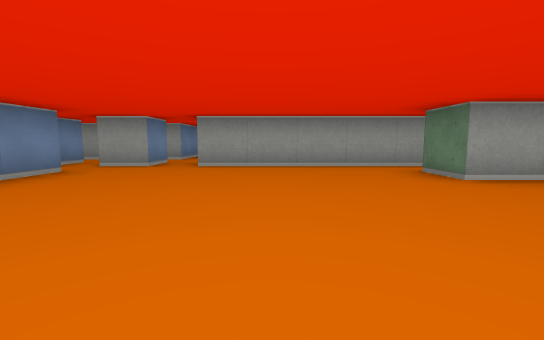
View 1 (above)

24 first-person views from a walk through a cub3D maze. The camera is about half as high as the walls, tilts 6° down and sees 90° across. The floor is counted in squares. Each view is taken from the middle of a square. On the plan, view 1 faces up. The plan holds only what a view shows up to about 9 squares ahead; the rest is blank.

View 2
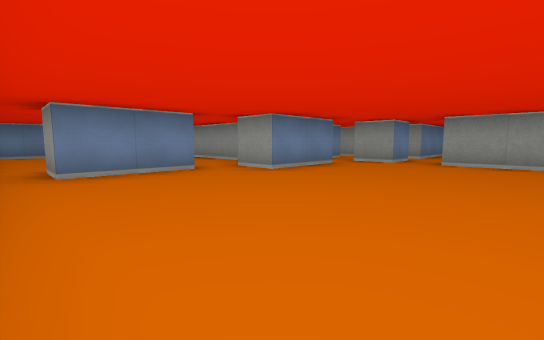

View 3
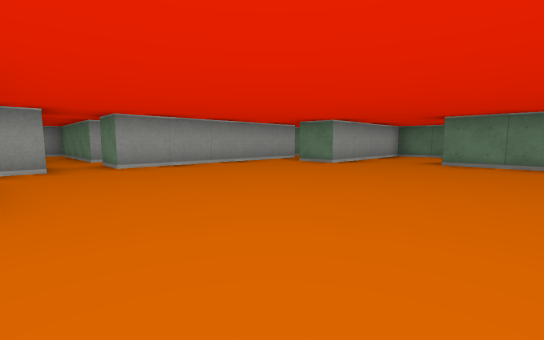

View 4
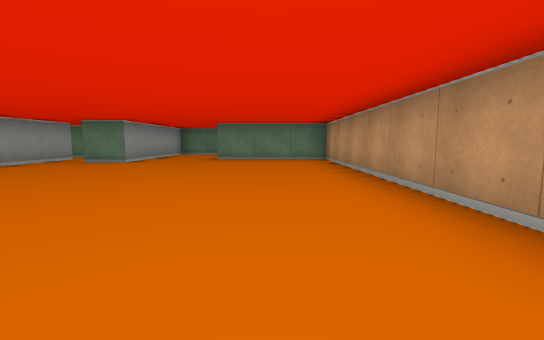

View 5
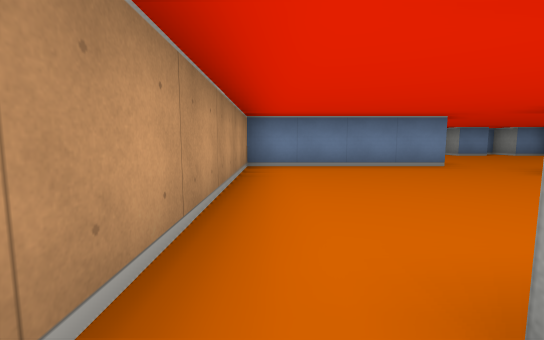

View 6
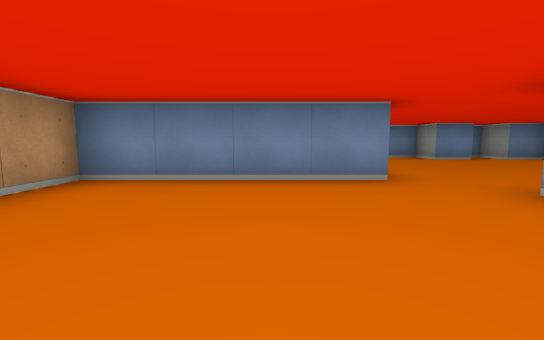

View 7
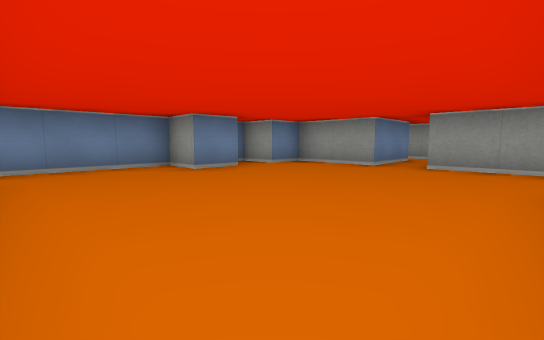

View 8
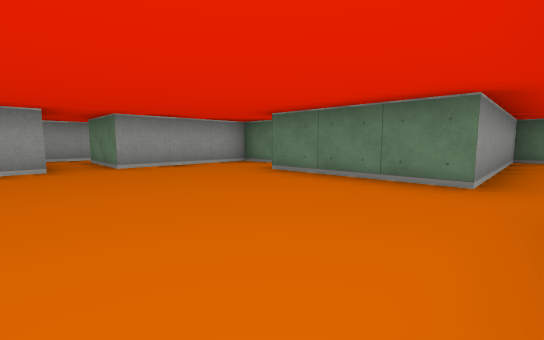

View 9
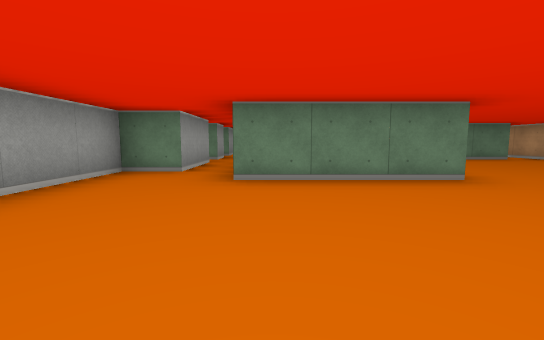

View 10
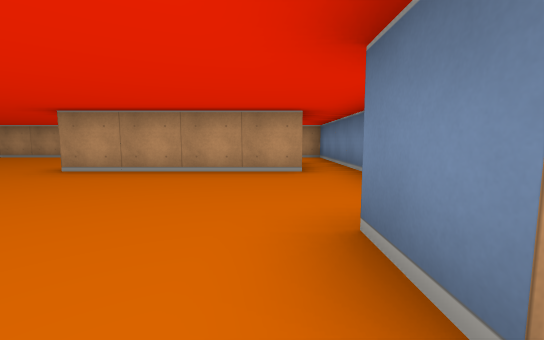

View 11
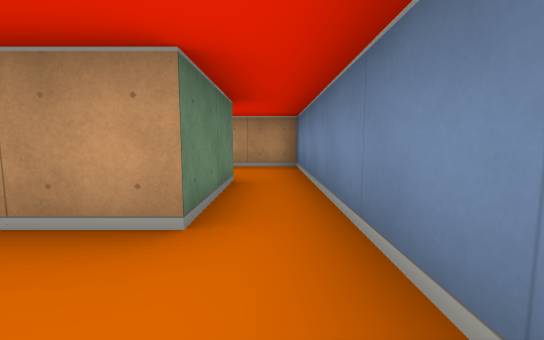

View 12
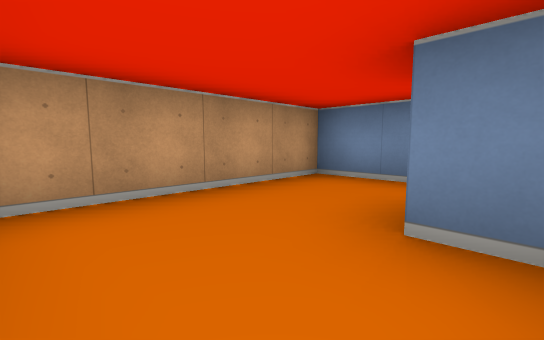

View 13
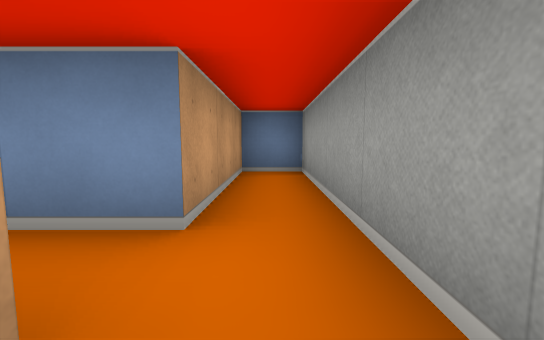

View 14
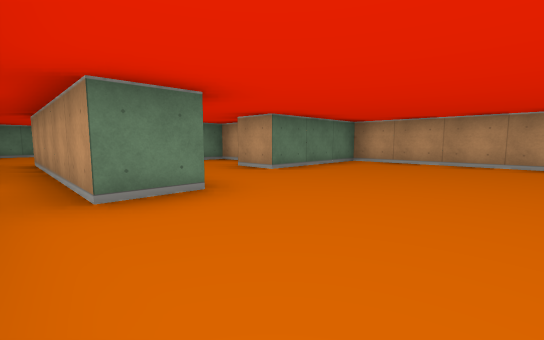

View 15
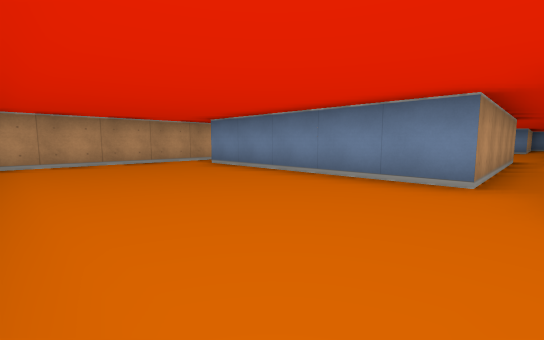

View 16
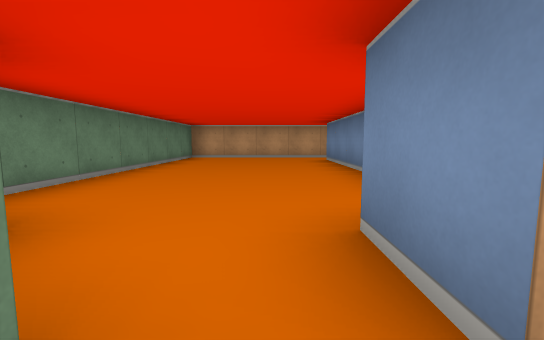

View 17
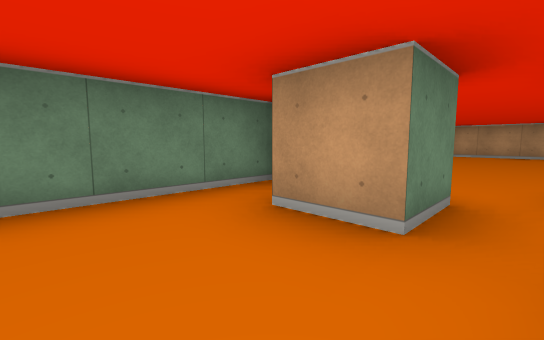

View 18
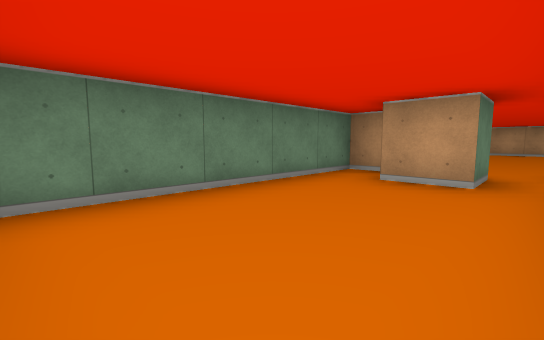

View 19
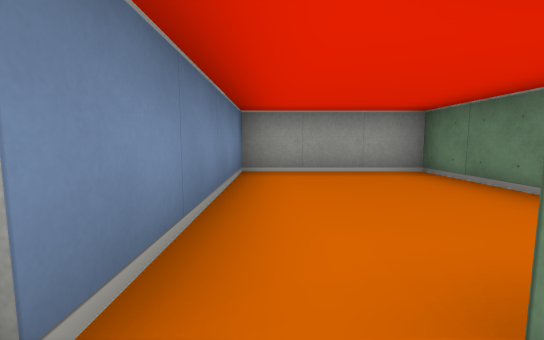

View 20
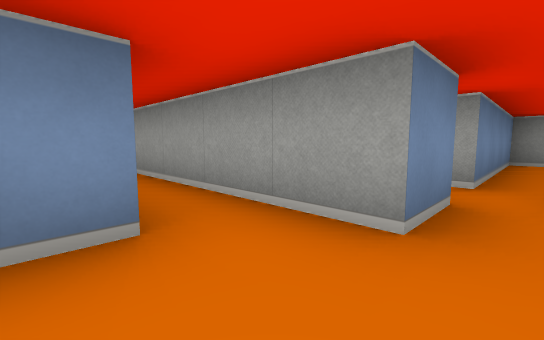

View 21
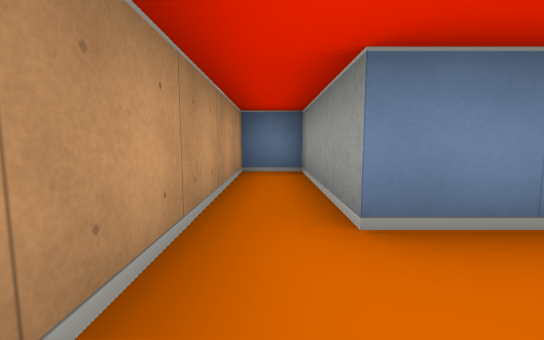

View 22
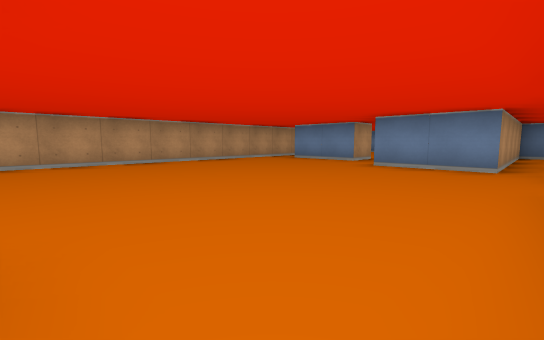

View 23
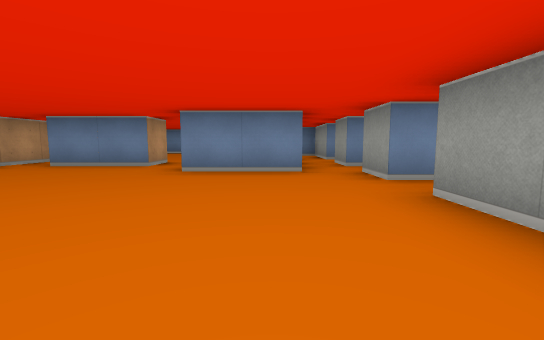

View 24
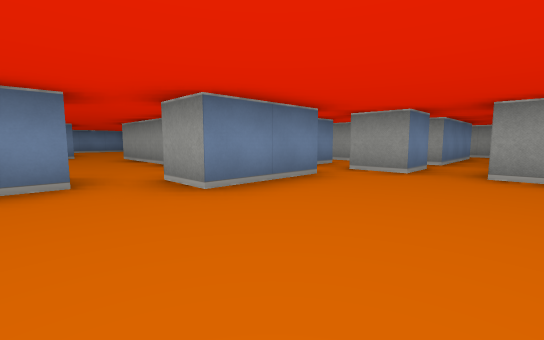

### Floor plan
Points are (right, up) in squares from view 1. A wall is a line through its corners. A room is listed if a view was taken in it or the views show most of it. See-through windows are left out.
Room 1 (views 1, 2, 3, 4, 5, 14, 22, 23, 24)
walls: (-2.5, 6.6) (-2.5, 5.5) (-3.5, 5.5); (2.5, 5.5) (-1.5, 5.5) (-1.5, 6.5); (-2.5, 7.5) (-2.9, 7.5); (-5.6, 1.5) (-4.5, 1.5) (-4.5, -0.5) (-5.5, -0.5); (-4.5, 6.6) (-4.5, 5.5) (-5.5, 5.5); (-4.5, 7.5) (-5.5, 7.5); (-6.5, 5.5) (-8, 5.5); (-5.5, -1.5) (3.5, -1.5) (3.5, 1.5) (4.5, 1.5); (5.8, 0.5) (6.5, 0.5) (6.5, 3.5) (2.5, 3.5) (2.5, 4.5); (-8.5, 5) (-8.5, 4.5) (-3.5, 4.5) (-3.5, 2.5) (-4.5, 2.5)
ways out: opening at (-5, -1) to room 2; opening at (-5, 2) to room 2; opening at (-7, 7) to room 3; opening at (3, 5) to room 6; opening at (-2, 8)
Room 2 (view 6)
walls: (-10.5, 1.5) (-10.5, -1.5) (-5.5, -1.5); (-5.5, -0.5) (-5.5, 0.8); (-4.5, 3) (-4.5, 3.5) (-9.5, 3.5)
ways out: opening at (-5, -1) to room 1; opening at (-5, 2) to room 1; opening at (-10, 2.5) to room 3
Room 3 (views 7, 8, 9, 10, 11)
walls: (-9.5, 3.5) (-9.5, 6.5); (-14.5, 6.6) (-14.5, 5.5) (-15.5, 5.5) (-15.5, 0.5); (-12.5, 8.5) (-14.5, 8.5) (-14.5, 7.5) (-15.5, 7.5) (-15.5, 7.1); (-14.5, 0.5) (-14.5, 2.5) (-10.5, 2.5) (-10.5, 1.5); (-6.5, 7.5) (-8.5, 7.5) (-8.5, 8.5) (-11.5, 8.5)
ways out: opening at (-7, 7) to room 1; opening at (-10, 2.5) to room 2; opening at (-15, 1.5) to room 4; opening at (-12, 9.5) to room 5
Room 4 (view 12)
walls: (-13.5, 1.1) (-13.5, 0.5); (-15.5, 0.5) (-15.5, -1.5) (-11.9, -1.5)
ways out: opening at (-15, 1.5) to room 3
Room 5 (view 13)
walls: (-11.2, 11.5) (-15.5, 11.5) (-15.5, 10.5) (-12.5, 10.5) (-12.5, 8.5); (-11.5, 8.5) (-11.5, 10.5)
ways out: opening at (-12, 9.5) to room 3
Room 6 (views 15, 20, 21)
walls: (8.5, 5.5) (4.5, 5.5); (3.5, 5.5) (2.5, 5.5); (2.5, 4.5) (7.5, 4.5) (7.5, -0.5) (4.5, -0.5) (4.5, -1.5) (11.5, -1.5) (11.5, 5)
ways out: opening at (3, 5) to room 1; opening at (9, 6) to room 7; opening at (4, 6)
Room 7 (views 16, 17, 18, 19)
walls: (9.5, 6.4) (9.5, 7.5) (10.5, 7.5); (10.9, 6.5) (11.5, 6.5) (11.5, 11.5) (8.5, 11.5) (8.5, 7.4); (8.5, 6.6) (8.5, 5.5)
ways out: opening at (9, 6) to room 6; opening at (8, 7)

Where each view was taken, in squares from view 1:
view 1: 0 up, 0 right, facing up
view 2: 1 down, 0 right, facing up-left
view 3: 0 up, 3 left, facing up-right
view 4: 0 up, 4 left, facing right
view 5: 1 down, 5 left, facing left
view 6: 1 up, 7 left, facing left
view 7: 3 up, 10 left, facing up-left
view 8: 3 up, 13 left, facing up-right
view 9: 6 up, 13 left, facing right
view 10: 7 up, 14 left, facing down
view 11: 4 up, 15 left, facing down
view 12: 1 up, 12 left, facing down-left
view 13: 11 up, 11 left, facing left
view 14: 5 up, 0 right, facing down-right
view 15: 5 up, 11 right, facing down-left
view 16: 7 up, 9 right, facing down
view 17: 9 up, 9 right, facing down-right
view 18: 11 up, 9 right, facing down-right
view 19: 7 up, 9 right, facing up
view 20: 4 up, 9 right, facing up-left
view 21: 1 down, 9 right, facing left
view 22: 5 up, 2 right, facing down-left
view 23: 4 up, 1 right, facing left
view 24: 1 up, 1 left, facing up-left
